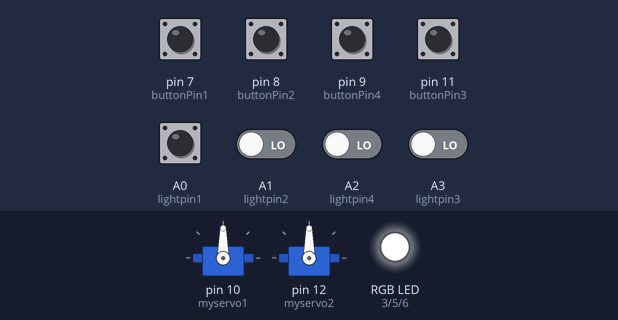
Recording of a sketch running on a simulated Arduino Uno, built with avr-gcc and run on an emulated ATmega328P. On the bench: 2 × servo, an RGB LED mixed from three pins (HIGH = lit). The test bench sets the inputs (shaded band); at power-on: A0 (lightpin1), A1 (lightpin2), A2 (lightpin4), A3 (lightpin3), pin 7 (buttonPin1), pin 8 (buttonPin2), pin 9 (buttonPin4), pin 11 (buttonPin3) LOW.

Above: at 1.2 s.
1.3 s: A0 (lightpin1) pulsed HIGH 5 times (0.12 s each, 0.3 s apart)
At 3.9 s:
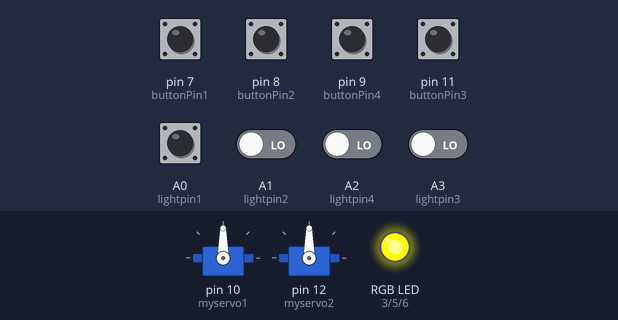
4.3 s: A1 (lightpin2) driven HIGH
At 5.67 s:
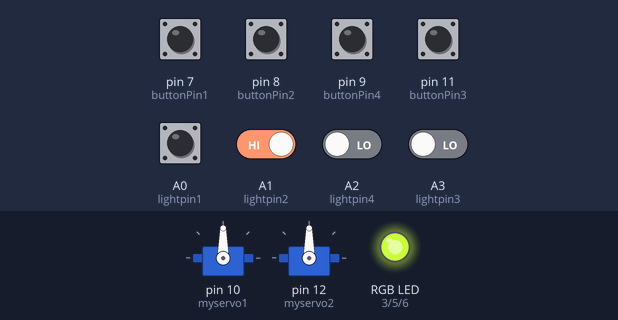
7.3 s: pin 7 (buttonPin1) pulled HIGH for 0.15 s
At 7.49 s:
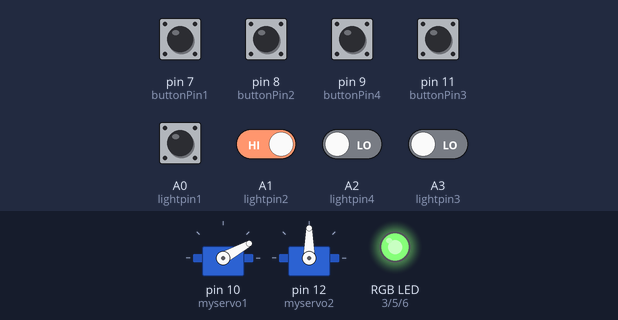
10.3 s: pin 8 (buttonPin2) pulled HIGH for 0.15 s
At 10.52 s:
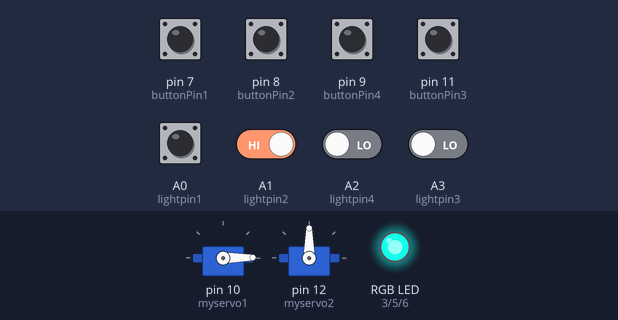
13.3 s: pin 9 (buttonPin4) pulled HIGH for 0.15 s
At 13.55 s:
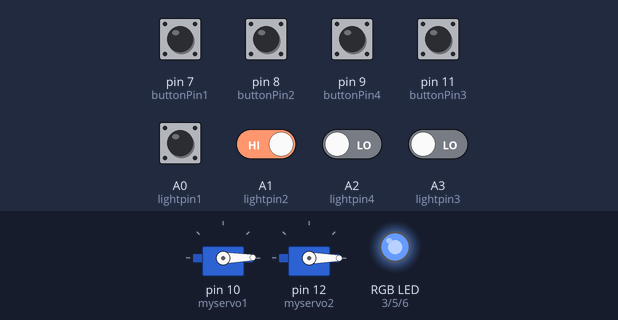
16.3 s: pin 11 (buttonPin3) pulled HIGH for 0.15 s
At 16.57 s:
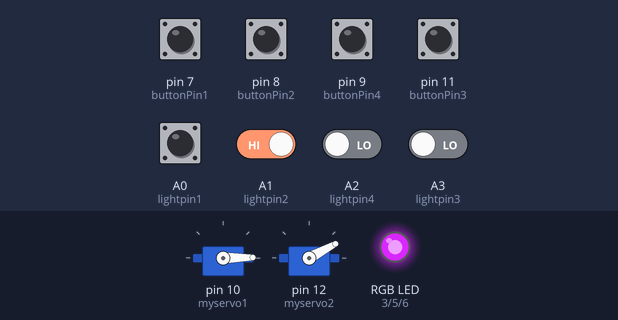
Timing chart, 0 to 22.7 s (numbered marks = the images above; inputs shaded):
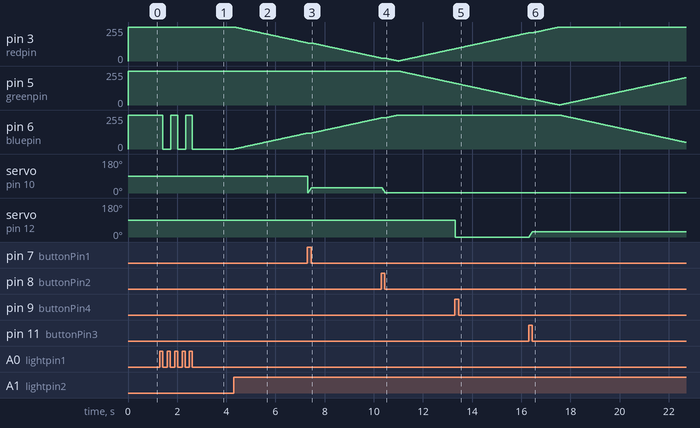

Measured:
- after the input at 1.3 s, pin 6 (bluepin): alternates 255/255 for 0.27 s and 0/255 for 0.33 s, 5 changes in all, then stays 0/255, starting after 0.12 s
- after the input at 4.3 s, pin 3 (redpin): moves from 255/255 to 136/255 over 3.0 s, starting at once; pin 6 (bluepin): moves from 0/255 to 119/255 over 3.0 s, starting at once
- after the input at 7.3 s, servo on pin 10 (myservo1): 90° → 29° at once
- after the input at 10.3 s, servo on pin 10 (myservo1): moves from 29° to 1° over 0.14 s, starting at once
- after the input at 13.3 s, servo on pin 12 (myservo2): 90° → 0° at once
- after the input at 16.3 s, servo on pin 12 (myservo2): 0° → 28° at once

The sketch:

Smart_Lamp_Code.ino
```cpp
// Initialize variables for the servos
//- - - - - - - - - - - - - - - - - - - - - - - - - - - - - - - - - -//
#include <Servo.h>

Servo myservo1;  // Create two servo objects to control the servos
Servo myservo2;

int pos1 = 0;    // Variable to store the position of servo1
int pos2 = 0;    // Variable to store the position of servo2

const int buttonPin1 = 7; // Save button pins as variable
const int buttonPin2 = 8;
const int buttonPin3 = 11;
const int buttonPin4 = 9;

int buttonstate1 = 0; // Buttonstate 1-4 will store whether the buttons are pressed or not
int buttonstate2 = 0;
int buttonstate3 = 0;
int buttonstate4 = 0;
//- - - - - - - - - - - - - - - - - - - - - - - - - - - - - - - - - -//

// Initialize variables for LEDs
//- - - - - - - - - - - - - - - - - - - - - - - - - - - - - - - - - -//
int redlevel = 255; // Integers to store the values of each color
int bluelevel = 0;
int greenlevel = 255;

const int redpin = 3; // Save pmw voltage pins as variables
const int greenpin = 5;
const int bluepin = 6;

bool lightpower = LOW;  // Set variables to check if the light control buttons are on
bool lightforward = LOW;
bool lightbackward = LOW;
bool lightauto = LOW;

const int lightpin1 = A0; // Save light pins as variable
const int lightpin2 = A1;
const int lightpin3 = A3;
const int lightpin4 = A2;

// Define turnServo() and buttonDebounce() functions
void turnServo();
void buttonDebounce(const int lightpin);

//- - - - - - - - - - - - - - - - - - - - - - - - - - - - - - - - - -//

void setup() {

  // Setup for the servos
  //- - - - - - - - - - - - - - - - - - - - - - - - - - - - - - - - - -//
  myservo1.attach(10);  // Attaches the servo on pin 10 to the servo object
  myservo2.attach(12);  // Attaches the servo on pin 11 to the servo object

  pinMode(buttonPin1, INPUT);
  pinMode(buttonPin2, INPUT);
  pinMode(buttonPin3, INPUT);
  pinMode(buttonPin4, INPUT);
  //- - - - - - - - - - - - - - - - - - - - - - - - - - - - - - - - - -//

  // Setup for the LEDs
  //- - - - - - - - - - - - - - - - - - - - - - - - - - - - - - - - - -//
  pinMode(lightpin1, INPUT); // Configure lightpins as inputs
  pinMode(lightpin2, INPUT);
  pinMode(lightpin3, INPUT);
  pinMode(lightpin4, INPUT);

  pinMode(redpin, OUTPUT);
  pinMode(greenpin, OUTPUT);
  pinMode(bluepin, OUTPUT);
  //- - - - - - - - - - - - - - - - - - - - - - - - - - - - - - - - - -//
}

// Main Loop
void loop() {

  // Reads the on/off button
  if (digitalRead(lightpin1) == HIGH) {
    lightpower = !lightpower;
    buttonDebounce(lightpin1);
  }

  // Loop runs until the on/off button is pressed
  while (lightpower == HIGH) {
    analogWrite(redpin, redlevel); // Turn LEDs on
    analogWrite(greenpin, greenlevel);
    analogWrite(bluepin, bluelevel);


    // Check if the auto cycling button is pressed
    if (digitalRead(lightpin4) == HIGH) {
      lightauto = !lightauto; // If the auto button is pressed, switch the value of lightauto
      buttonDebounce(lightpin4);
    }

    // Update LED variables for auto cycling
    if (lightauto == HIGH) {
      // Blue to red transition
      if (bluelevel == 0 || (bluelevel < 255 && redlevel < 255 )) {
        bluelevel += 1;
        redlevel -= 1;
      }
      // Red to green transition
      else if (redlevel == 0 || (redlevel < 255 && greenlevel < 255 )) {
        redlevel += 1;
        greenlevel -=1;
      }
      // Green to blue transition
      else if (greenlevel == 0 || (greenlevel < 255 && bluelevel < 255 )) {
        greenlevel += 1;
        bluelevel -= 1;
      }
      delay(25);
    }

    // Manuel cycle from blue to red to green
    if (digitalRead(lightpin2) == HIGH){
      // Blue to red transition
      if (bluelevel == 0 || (bluelevel < 255 && redlevel < 255 )) {
        bluelevel += 1;
        redlevel -= 1;
      }
      // Red to green transition
      else if (redlevel == 0 || (redlevel < 255 && greenlevel < 255 )) {
        redlevel += 1;
        greenlevel -=1;
      }
      // green to blue transition
      else if (greenlevel == 0 || (greenlevel < 255 && bluelevel < 255 )) {
        greenlevel += 1;
        bluelevel -= 1;
      }

      analogWrite(bluepin, bluelevel); // write led levels to bulbs
      analogWrite(redpin, redlevel);
      analogWrite(greenpin, greenlevel);
    }

    // Manuel cycle from blue to green to red
    if (digitalRead(lightpin3) == HIGH) {
      // blue to green transition
      if (bluelevel == 0 || (bluelevel < 255 && greenlevel < 255 )) {
        bluelevel += 1;
        greenlevel -= 1;
      }
      // green to red transition
      else if (greenlevel == 0 || (greenlevel < 255 && redlevel < 255 )) {
        greenlevel += 1;
        redlevel -= 1;
      }
      // red to blue transition
      else if (redlevel == 0 || (redlevel < 255 && bluelevel < 255 )) {
        redlevel += 1;
        bluelevel -=1;
      }

      analogWrite(bluepin, bluelevel); // write led levels to bulbs
      analogWrite(redpin, redlevel);
      analogWrite(greenpin, greenlevel);
    }

    // Call the turnServo function
    turnServo();

    if (digitalRead(lightpin1) == HIGH) {
      lightpower = !lightpower;
      buttonDebounce(lightpin1);
    }

    delay(25);
  }

  analogWrite(redpin, 255); // if the light was pressed off, turn LEDs off
  analogWrite(greenpin, 255);
  analogWrite(bluepin, 255);

}

// Servo Turning Function
void turnServo(){

  buttonstate1 = digitalRead(buttonPin1); // read if the buttons are on/off
  buttonstate2 = digitalRead(buttonPin2);
  buttonstate3 = digitalRead(buttonPin3);
  buttonstate4 = digitalRead(buttonPin4);

  // SERVO 1
  while (buttonstate1 == HIGH && pos1 <= 180) {
    pos1 += 1; // increases pos variable
    myservo1.write(pos1); // turns the servo
    buttonstate1 = digitalRead(buttonPin1); // check to see if button is pressed
    delay(5);
  }

  while (buttonstate2 == HIGH && pos1 >= 0) {
    pos1 -= 1; // increases pos variable
    myservo1.write(pos1); // turns the servo
    buttonstate2 = digitalRead(buttonPin2); // check to see if button is pressed
    delay(5);
  }

  // SERVO 2
  while (buttonstate3 == HIGH && pos2 <= 180) {
    pos2 += 1; // increases pos variable
    myservo2.write(pos2); // turns the servo
    buttonstate3 = digitalRead(buttonPin3); // check to see if button is pressed
    delay(5);
  }

  while (buttonstate4 == HIGH && pos2 >= 0) {
    pos2 -= 1; // increases pos variable
    myservo2.write(pos2); // turns the servo
    buttonstate4 = digitalRead(buttonPin4); // check to see if button is pressed
    delay(5);
  }
}

// Button Debouncing Function
void buttonDebounce(const int lightpin){
  while (digitalRead(lightpin) == HIGH){
    delay(5); // delay until the user takes their finger off button
  }
}
```
